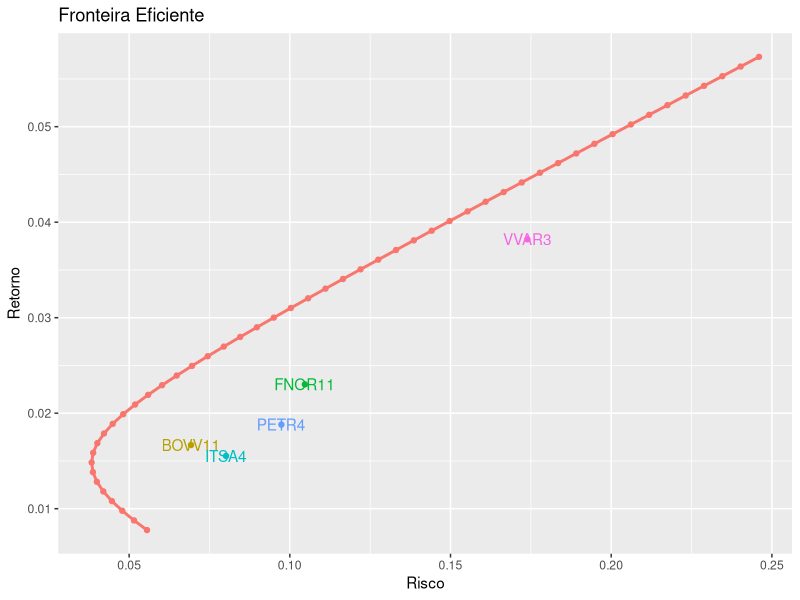

Write the R code that produced this figure.

# Simulando a variância de carteiros com n pesos iguais
# Ambiente----------------------------------------------------------------------
rm(list = ls())
library(ggplot2)
library(magrittr)
library(tseries)
#library(quantmod)

# Carregando dados--------------------------------------------------------------
dados <- read.csv2('dados/retornos-mensais.csv')

carteira  <- dados[,-1]
carteira <- as.matrix(carteira)
carteira <- na.omit(carteira)


# Processando dados-------------------------------------------------------------

retornos_esperados <- apply(carteira, MARGIN = 2, mean)
riscos <- apply(carteira, MARGIN = 2, sd)

ativos <- data.frame(
  acao = names(retornos_esperados),
  risco = riscos,
  retorno = retornos_esperados
)

retorno_min <- 0.5*min(retornos_esperados)
retorno_max <- 1.5*max(retornos_esperados)

retornos_seq <- seq(retorno_min, retorno_max, length.out = 50)

# Funções-----------------------------------------------------------------------

carteira_otima <- function(ativos, retorno_esperado, shorts = FALSE){
  
  s <- tseries::portfolio.optim(
    x = ativos,
    pm = retorno_esperado,
    shorts = shorts
  )
  
  res <- list(
    pesos = s[['pw']],
    retorno = s[['pm']],
    risco = s[['ps']]
  )
  
  return(res)
}


get_retorno <- function(res){
  
  sapply(res, `[[`, i = 'retorno')
}

get_risco <- function(res){
  
  sapply(res, `[[`, i = 'risco')
}


# Gráficos----------------------------------------------------------------------

fronteira <- lapply(
  X = retornos_seq,
  FUN = carteira_otima,
  ativos = carteira,
  shorts = TRUE
)

dados_plot <- data.frame(
  retorno = get_retorno(fronteira),
  risco = get_risco(fronteira)
)

dados_plot %>% 
  ggplot(aes(x = retorno, y = risco, color = '#E7B800'))+
  geom_point()+
  geom_line(size = 1)+
  geom_point(data = ativos, aes(x = retorno, y = risco, color = acao))+
  geom_text(data = ativos, aes(x = retorno, y = risco, label = acao, color = acao))+
  coord_flip()+
  labs(
    x = 'Retorno',
    y = 'Risco',
    title = 'Fronteira Eficiente',
    color = ''
  )+
  theme(legend.position = 'none')

